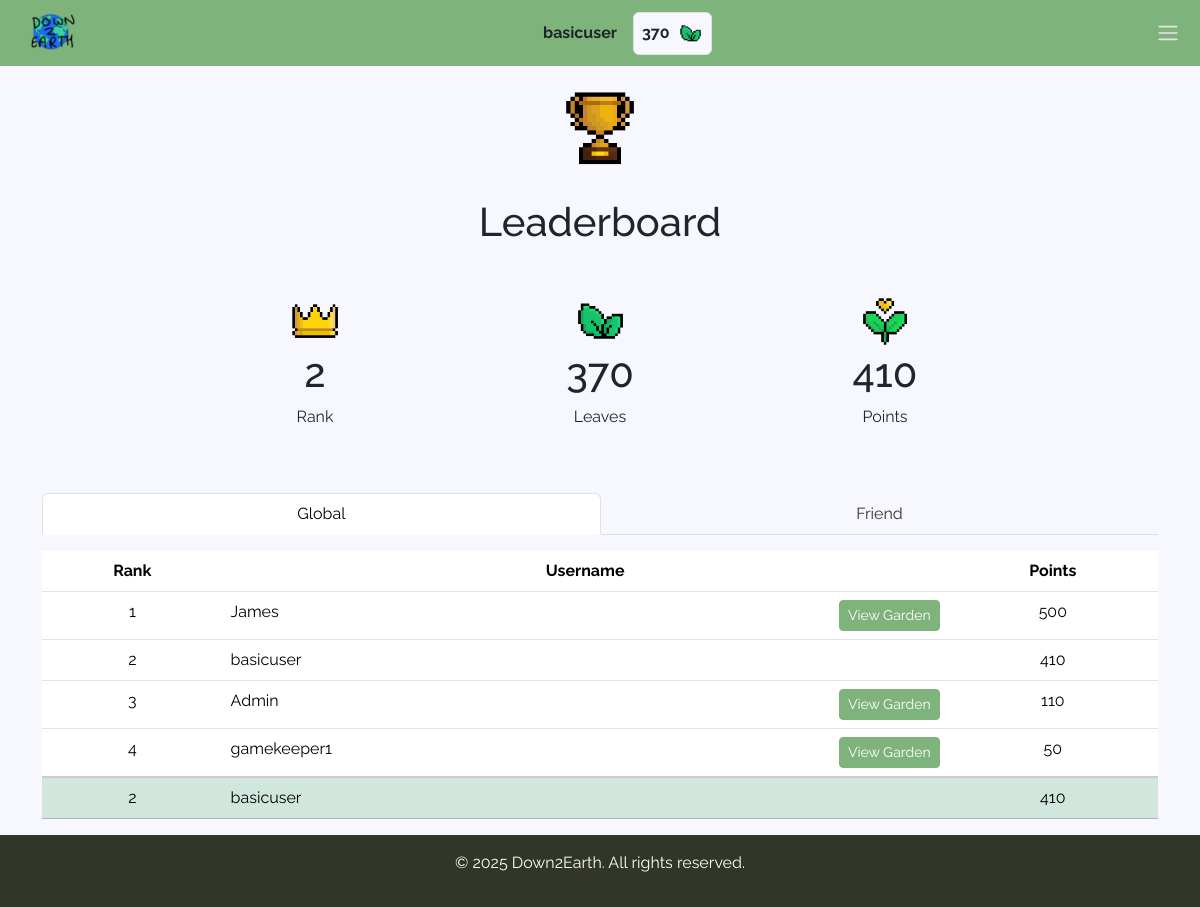
/leaderboard (signed in), run on the app's committed database.
### user_management/models.py (models this page shows, shortened)
class CustomUser(AbstractUser):
    email = models.EmailField(null=False, blank=False)
    owned_plants = models.ManyToManyField("garden.Plant", related_name="owners")
    objects = CustomUserManager()
    def get_friends(self):
        friends = Friendship.objects.filter(
            models.Q(user1=self, status="accepted") | models.Q(user2=self, status="accepted")
        ).values_list("user1", "user2")
        friend_ids = [user_id for pair in friends for user_id in pair if user_id != self.id]
        return CustomUser.objects.filter(id__in=friend_ids).select_related('usergarden')

class UserStats(models.Model):
    user = models.OneToOneField(CustomUser, on_delete=models.CASCADE, related_name="stats")
    leaves = models.IntegerField(default=0)
    points = models.IntegerField(default=0)
    class Meta:
        verbose_name = "User Stats"
        verbose_name_plural = "User Stats"

### main/views.py (the view)
# urls.py: path("leaderboard", views.leaderboard, name="leaderboard"),  # Leaderboard page
@login_required(login_url="/auth/login")
def leaderboard(request):
    global_data = json.loads(get_leaderboard(request).content)
    friends_data = json.loads(get_friends_leaderboard(request).content)
    context = {
        'leaderboard': global_data.get('leaderboard', []),
        'friend_leaderboard': friends_data.get('friend_leaderboard', []),
        'rank': global_data.get('global_rank', 0),
        'user_friend_rank': friends_data.get('user_friend_rank', 0),
    }
    return render(request, "leaderboard.html", context)

### main/templates/leaderboard.html (shortened to what this page needs)
{% extends 'base.html' %}
{% load auth_extras %}
{% load static %}
{% block content %}
<div class="container">
    <div class="d-flex justify-content-center m-4">
        <img class="img-fluid" style="max-width:90px" src="{% static 'icons/trophy.png' %}" alt="trophy icon">
    </div>
    <h1 class="text-center">Leaderboard</h1>
    <div class="row d-flex justify-content-center mt-5">
        <div class="col-3 text-center">
            <img class="img-fluid" style="max-width:55px" src="{% static 'icons/crown.png' %}" alt="crown icon">
            <h1>{{ rank }}</h1>
            <p>Rank</p>
        </div>
        <div class="col-3 text-center">
            <img class="img-fluid" style="max-width:55px" src="{% static 'icons/leaf.png' %}" alt="leaf icon">
            <h1>{{ user.stats.leaves }}</h1>
            <p>Leaves</p>
        </div>
        <div class="col-3 text-center">
            <img class="img-fluid" style="max-width:55px" src="{% static 'icons/point.png' %}" alt="point icon">
            <h1>{{ user.stats.points }}</h1>
            <p>Points</p>
        </div>
    </div>
    <ul class="nav nav-tabs nav-fill mt-5" id="myTab" role="tablist">
        <li class="nav-item" role="presentation">
          <button class="nav-link active" id="global-tab" data-bs-toggle="tab" data-bs-target="#global" type="button" role="tab" aria-controls="global" aria-selected="true">Global</button>
        </li>
        <li class="nav-item" role="presentation">
          <button class="nav-link" id="friend-tab" data-bs-toggle="tab" data-bs-target="#friend" type="button" role="tab" aria-controls="friend" aria-selected="false">Friend</button>
        </li>
    </ul>
    <div class="tab-content" id="myTabContent">
        <div class="tab-pane fade show active" id="global" role="tabpanel" aria-labelledby="global-tab">
            <table class="table table-hover text-center mt-3">
                <thead>
                    <tr>
                        <th scope="col">Rank</th>
                        <th scope="col">Username</th>
                        <th scope="col">Points</th>
                    </tr>
                </thead>
                <tbody>
                    {% for item in leaderboard %}
                    <tr>
                        <td scope="row">{{ forloop.counter }}</td>
                        <td>
                            <div class="d-flex justify-content-between">
                                {{ item.username }}
                                {% if item.username != user.username %}
                                  <button class="btn btn-primary btn-sm tight-button btn-view-garden" type="button"
                                          data-username="{{ item.username }}"
                                          data-plant1="{{ item.plant1 }}"
                                          data-plant2="{{ item.plant2 }}"
                                          data-plant3="{{ item.plant3 }}"
                                          data-plant4="{{ item.plant4 }}"
                                          data-plant5="{{ item.plant5 }}"
                                          data-plant6="{{ item.plant6 }}"
                                          data-bs-toggle="modal"
                                          data-bs-target="#exampleModal">
                                    <span>View Garden</span>
                                  </button>
                                {% endif %}
                            </div>
                        </td>
                        <td>{{ item.points }}</td>
                    </tr>
                    {% endfor %}
                    <tr style="border-top: 2px solid #ccc;" class="table-success">
                        <td>{{ rank }}</td>
                        <td>
                            <div class="d-flex justify-content-between">
                                {{ user.username }}
                            </div>
                        </td>
                        <td>{{ user.stats.points }}</td>
                    </tr>
                </tbody>
            </table>
        </div>
    </div>
</div>
{% endblock %}

### main/templates/base.html (shortened to what this page needs)
<!DOCTYPE html>
<html lang="en">
<head>
    <link href="https://cdn.jsdelivr.net/npm/bootstrap@5.3.3/dist/css/bootstrap.min.css"
          rel="stylesheet"
>
    {% load static %}
</head>
<body class="d-flex flex-column min-vh-100">
  <nav class="navbar navbar-light fixed-top navbar-overlay">
    <div class="container-fluid">
      <a class="navbar-brand" href="/">
        <img src="{% static 'icons/logo.png' %}" alt="site icon">
      </a>
      <div class="d-flex align-items-center">
        {% if user.is_authenticated %}
          <p class="mb-0 me-3 fw-bold">{{ user.username }}</p>
          <div class="d-flex align-items-center border rounded p-2" style="background-color: #F7F7FF;">
            <p class="mb-0 fw-bold">{{ user.stats.leaves }}</p>
            <img src="{% static 'icons/leaf.png' %}" height="25px" class="ms-2" alt="leaf icon">
          </div>
        {% endif %}
      </div>
      <div class="nav-item dropdown me-1">
        <a class="nav-link d-flex align-items-center" href="#" id="navbarDropdown" role="button"
           data-bs-toggle="dropdown" aria-expanded="false">
          <span class="navbar-toggler-icon"></span>
        </a>
      </div>
    </div>
  </nav>
  <div class="content">
    {% block content %}
    {% endblock %}
  </div>
  <footer class="footer text-white text-center py-3" style="background-color: #313628;">
    <div class="container">
      <p>&copy; <script>document.write(new Date().getFullYear());</script> Down2Earth. All rights reserved.</p>
    </div>
  </footer>
</body>
</html>

### main/templates/leaderboard.html (style rules this page uses)
.nav-link { color: #3B322C; }
.btn-view-garden span { display: inline; }

### data on the page
CustomUser: username "basicuser", stats.leaves "370", stats.points "410", points "410"
CustomUser: username "James", points "500"
CustomUser: username "Admin", points "110"
CustomUser: username "gamekeeper1", points "50"

### other printed values
{{ rank }} "2"
